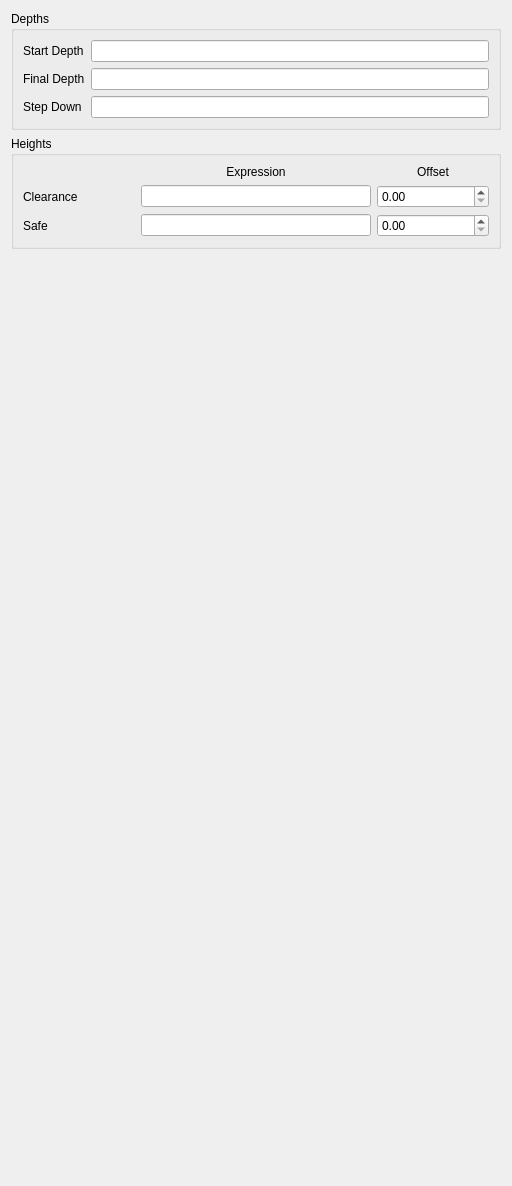
      <widget class="QWidget" name="page_4">
       <property name="geometry">
        <rect>
         <x>0</x>
         <y>0</y>
         <width>512</width>
         <height>1186</height>
        </rect>
       </property>
       <attribute name="label">
        <string>Default Values</string>
       </attribute>
       <layout class="QVBoxLayout" name="verticalLayout_10">
        <item>
         <widget class="QGroupBox" name="groupBox">
          <property name="title">
           <string>Depths</string>
          </property>
          <layout class="QFormLayout" name="formLayout">
           <item row="0" column="0">
            <widget class="QLabel" name="label_3">
             <property name="text">
              <string>Start Depth</string>
             </property>
            </widget>
           </item>
           <item row="0" column="1">
            <widget class="QLineEdit" name="setupStartDepthExpression">
             <property name="toolTip">
              <string>&lt;html&gt;&lt;head/&gt;&lt;body&gt;&lt;p&gt;Expression set as the StartDepth of a newly created operation.&lt;/p&gt;&lt;p&gt;&lt;br/&gt;&lt;/p&gt;&lt;p&gt;Default: OpStartDepth&lt;/p&gt;&lt;/body&gt;&lt;/html&gt;</string>
             </property>
            </widget>
           </item>
           <item row="1" column="0">
            <widget class="QLabel" name="label_4">
             <property name="text">
              <string>Final Depth</string>
             </property>
            </widget>
           </item>
           <item row="1" column="1">
            <widget class="QLineEdit" name="setupFinalDepthExpression">
             <property name="toolTip">
              <string>&lt;html&gt;&lt;head/&gt;&lt;body&gt;&lt;p&gt;Expression set as the FinalDepth for a newly created operation.&lt;/p&gt;&lt;p&gt;&lt;br/&gt;&lt;/p&gt;&lt;p&gt;Default: OpFinalDepth&lt;/p&gt;&lt;/body&gt;&lt;/html&gt;</string>
             </property>
            </widget>
           </item>
           <item row="2" column="0">
            <widget class="QLabel" name="label_6">
             <property name="text">
              <string>Step Down</string>
             </property>
            </widget>
           </item>
           <item row="2" column="1">
            <widget class="QLineEdit" name="setupStepDownExpr">
             <property name="toolTip">
              <string>&lt;html&gt;&lt;head/&gt;&lt;body&gt;&lt;p&gt;Expression set as the StepDown of a newly created operation.&lt;/p&gt;&lt;p&gt;&lt;br/&gt;&lt;/p&gt;&lt;p&gt;Default: OpToolDiameter&lt;/p&gt;&lt;/body&gt;&lt;/html&gt;</string>
             </property>
            </widget>
           </item>
          </layout>
         </widget>
        </item>
        <item>
         <widget class="QGroupBox" name="groupBox_2">
          <property name="title">
           <string>Heights</string>
          </property>
          <layout class="QGridLayout" name="gridLayout_4">
           <item row="3" column="0">
            <widget class="QLabel" name="label_7">
             <property name="text">
              <string>Safe</string>
             </property>
            </widget>
           </item>
           <item row="1" column="0">
            <widget class="QLabel" name="label_13">
             <property name="text">
              <string>Clearance</string>
             </property>
            </widget>
           </item>
           <item row="3" column="1" colspan="2">
            <widget class="QLineEdit" name="setupSafeHeightExpr">
             <property name="toolTip">
              <string>&lt;html&gt;&lt;head/&gt;&lt;body&gt;&lt;p&gt;Expression set as SafeHeight for new operations.&lt;/p&gt;&lt;p&gt;&lt;br/&gt;&lt;/p&gt;&lt;p&gt;Default: &amp;quot;OpStockZMax+SetupSheet.SafeHeightOffset&amp;quot;&lt;/p&gt;&lt;/body&gt;&lt;/html&gt;</string>
             </property>
            </widget>
           </item>
           <item row="1" column="1" colspan="2">
            <widget class="QLineEdit" name="setupClearanceHeightExpression">
             <property name="toolTip">
              <string>&lt;html&gt;&lt;head/&gt;&lt;body&gt;&lt;p&gt;Expression set as ClearanceHeight for new operations.&lt;/p&gt;&lt;p&gt;&lt;br/&gt;&lt;/p&gt;&lt;p&gt;Default: &amp;quot;OpStockZMax+SetupSheet.ClearanceHeightOffset&amp;quot;&lt;/p&gt;&lt;/body&gt;&lt;/html&gt;</string>
             </property>
            </widget>
           </item>
           <item row="1" column="3">
            <widget class="Gui::QuantitySpinBox" name="setupClearanceHeightOffs" native="true">
             <property name="toolTip">
              <string>&lt;html&gt;&lt;head/&gt;&lt;body&gt;&lt;p&gt;ClearanceHeightOffset - can be used by expressions to set the default ClearanceHeight for new operations.&lt;/p&gt;&lt;p&gt;&lt;br/&gt;&lt;/p&gt;&lt;p&gt;Default: &amp;quot;3 mm&amp;quot;&lt;/p&gt;&lt;/body&gt;&lt;/html&gt;</string>
             </property>
            </widget>
           </item>
           <item row="0" column="3">
            <widget class="QLabel" name="label_14">
             <property name="text">
              <string>Offset</string>
             </property>
             <property name="alignment">
              <set>Qt::AlignCenter</set>
             </property>
            </widget>
           </item>
           <item row="0" column="1" colspan="2">
            <widget class="QLabel" name="label_15">
             <property name="text">
              <string>Expression</string>
             </property>
             <property name="alignment">
              <set>Qt::AlignCenter</set>
             </property>
            </widget>
           </item>
           <item row="3" column="3">
            <widget class="Gui::QuantitySpinBox" name="setupSafeHeightOffs" native="true">
             <property name="toolTip">
              <string>&lt;html&gt;&lt;head/&gt;&lt;body&gt;&lt;p&gt;SafeHeightOffset can be for expressions to set the SafeHeight for new operations.&lt;/p&gt;&lt;p&gt;&lt;br/&gt;&lt;/p&gt;&lt;p&gt;Default: &amp;quot;5 mm&amp;quot;&lt;/p&gt;&lt;/body&gt;&lt;/html&gt;</string>
             </property>
            </widget>
           </item>
          </layout>
         </widget>
        </item>
        <item>
         <spacer name="verticalSpacer_5">
          <property name="orientation">
           <enum>Qt::Vertical</enum>
          </property>
          <property name="sizeHint" stdset="0">
           <size>
            <width>20</width>
            <height>40</height>
           </size>
          </property>
         </spacer>
        </item>
       </layout>
      </widget>
